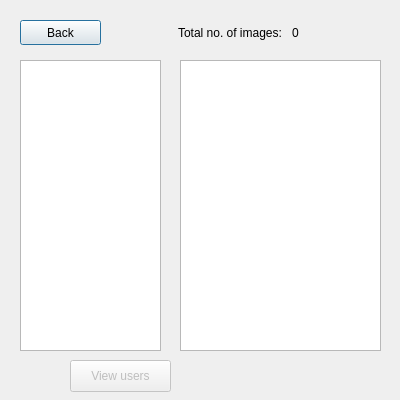
<?xml version="1.0" encoding="UTF-8"?>
<ui version="4.0">
 <class>view_statistics</class>
 <widget class="QDialog" name="view_statistics">
  <property name="geometry">
   <rect>
    <x>0</x>
    <y>0</y>
    <width>400</width>
    <height>400</height>
   </rect>
  </property>
  <property name="windowTitle">
   <string>Dialog</string>
  </property>
  <widget class="QListWidget" name="listWidget_users_image">
   <property name="geometry">
    <rect>
     <x>180</x>
     <y>60</y>
     <width>201</width>
     <height>291</height>
    </rect>
   </property>
  </widget>
  <widget class="QPushButton" name="pushButton_back">
   <property name="geometry">
    <rect>
     <x>20</x>
     <y>20</y>
     <width>81</width>
     <height>25</height>
    </rect>
   </property>
   <property name="text">
    <string>Back</string>
   </property>
  </widget>
  <widget class="QListWidget" name="listWidget_images">
   <property name="geometry">
    <rect>
     <x>20</x>
     <y>60</y>
     <width>141</width>
     <height>291</height>
    </rect>
   </property>
  </widget>
  <widget class="QPushButton" name="pushButton_view">
   <property name="enabled">
    <bool>false</bool>
   </property>
   <property name="geometry">
    <rect>
     <x>70</x>
     <y>360</y>
     <width>101</width>
     <height>32</height>
    </rect>
   </property>
   <property name="text">
    <string>View users</string>
   </property>
  </widget>
  <widget class="QWidget" name="layoutWidget">
   <property name="geometry">
    <rect>
     <x>178</x>
     <y>17</y>
     <width>211</width>
     <height>31</height>
    </rect>
   </property>
   <layout class="QHBoxLayout" name="horizontalLayout_3">
    <item>
     <widget class="QLabel" name="label_3">
      <property name="text">
       <string>Total no. of images: </string>
      </property>
     </widget>
    </item>
    <item>
     <widget class="QLabel" name="label_total_img_3">
      <property name="text">
       <string>0</string>
      </property>
     </widget>
    </item>
   </layout>
  </widget>
 </widget>
 <resources/>
 <connections/>
</ui>
